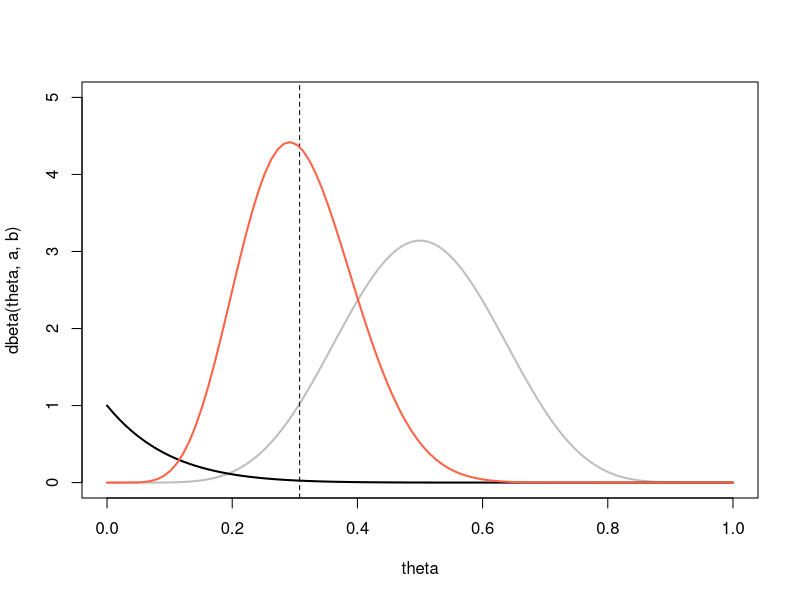

Generate this figure with R:
a = 8; b=8
x=0; n=10

theta <- seq(0,1, length.out= 100)

plot(theta, dbeta(theta,a,b),
     col='gray', lwd = 2, type = 'l',
     ylim=c(0,5))

abline(v=(x+a) /(a+b+n), lty = 2)

lines(theta, dbinom(x,n,theta),
      col='black', lwd=2, type='l')

lines(theta, dbeta(theta, a+x, b+n-x),
      col='tomato', lwd=2, type='l')

#n = amostra
# x = Quantidade de sucesso
# a e b = conhecimento a priori